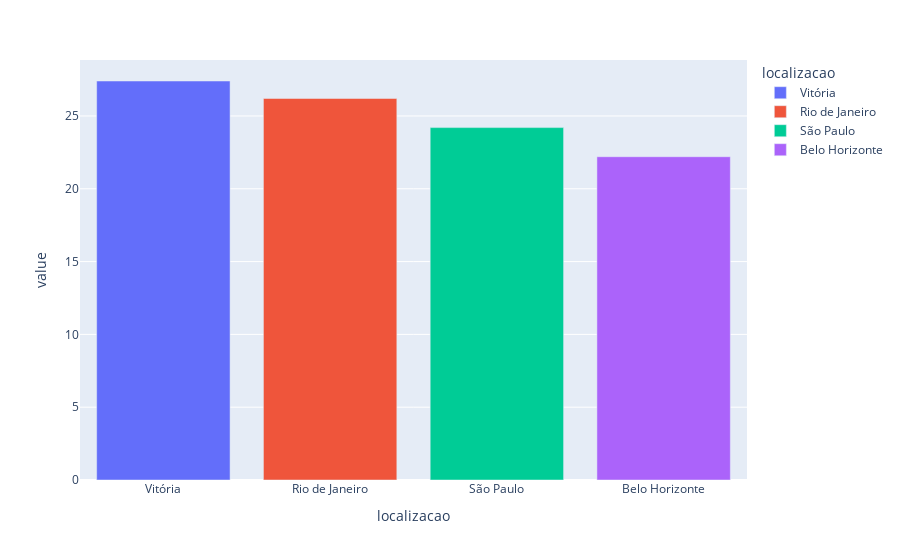

Source (notebook cell):
### Code cell
percentual_localizacao = df_segmento.value_counts('localizacao') / len(df_segmento) * 100
px.bar(percentual_localizacao, color=percentual_localizacao.index)

### Figure 1 — Plotly figure (JSON) as saved in the notebook; plotly's stock layout.template omitted (floating-point values rounded to 4 significant figures)
{"data": [{"alignmentgroup": "True", "hovertemplate": "localizacao=%{x}<br>value=%{y}<extra></extra>", "legendgroup": "Vitória", "marker": {"color": "#636efa", "pattern": {"shape": ""}}, "name": "Vitória", "offsetgroup": "Vitória", "orientation": "v", "showlegend": true, "textposition": "auto", "type": "bar", "x": ["Vitória"], "xaxis": "x", "y": [27.4], "yaxis": "y"}, {"alignmentgroup": "True", "hovertemplate": "localizacao=%{x}<br>value=%{y}<extra></extra>", "legendgroup": "Rio de Janeiro", "marker": {"color": "#EF553B", "pattern": {"shape": ""}}, "name": "Rio de Janeiro", "offsetgroup": "Rio de Janeiro", "orientation": "v", "showlegend": true, "textposition": "auto", "type": "bar", "x": ["Rio de Janeiro"], "xaxis": "x", "y": [26.2], "yaxis": "y"}, {"alignmentgroup": "True", "hovertemplate": "localizacao=%{x}<br>value=%{y}<extra></extra>", "legendgroup": "São Paulo", "marker": {"color": "#00cc96", "pattern": {"shape": ""}}, "name": "São Paulo", "offsetgroup": "São Paulo", "orientation": "v", "showlegend": true, "textposition": "auto", "type": "bar", "x": ["São Paulo"], "xaxis": "x", "y": [24.2], "yaxis": "y"}, {"alignmentgroup": "True", "hovertemplate": "localizacao=%{x}<br>value=%{y}<extra></extra>", "legendgroup": "Belo Horizonte", "marker": {"color": "#ab63fa", "pattern": {"shape": ""}}, "name": "Belo Horizonte", "offsetgroup": "Belo Horizonte", "orientation": "v", "showlegend": true, "textposition": "auto", "type": "bar", "x": ["Belo Horizonte"], "xaxis": "x", "y": [22.2], "yaxis": "y"}], "layout": {"barmode": "relative", "legend": {"title": {"text": "localizacao"}, "tracegroupgap": 0}, "margin": {"t": 60}, "xaxis": {"anchor": "y", "categoryarray": ["Vitória", "Rio de Janeiro", "São Paulo", "Belo Horizonte"], "categoryorder": "array", "domain": [0, 1], "title": {"text": "localizacao"}}, "yaxis": {"anchor": "x", "domain": [0, 1], "title": {"text": "value"}}}}
